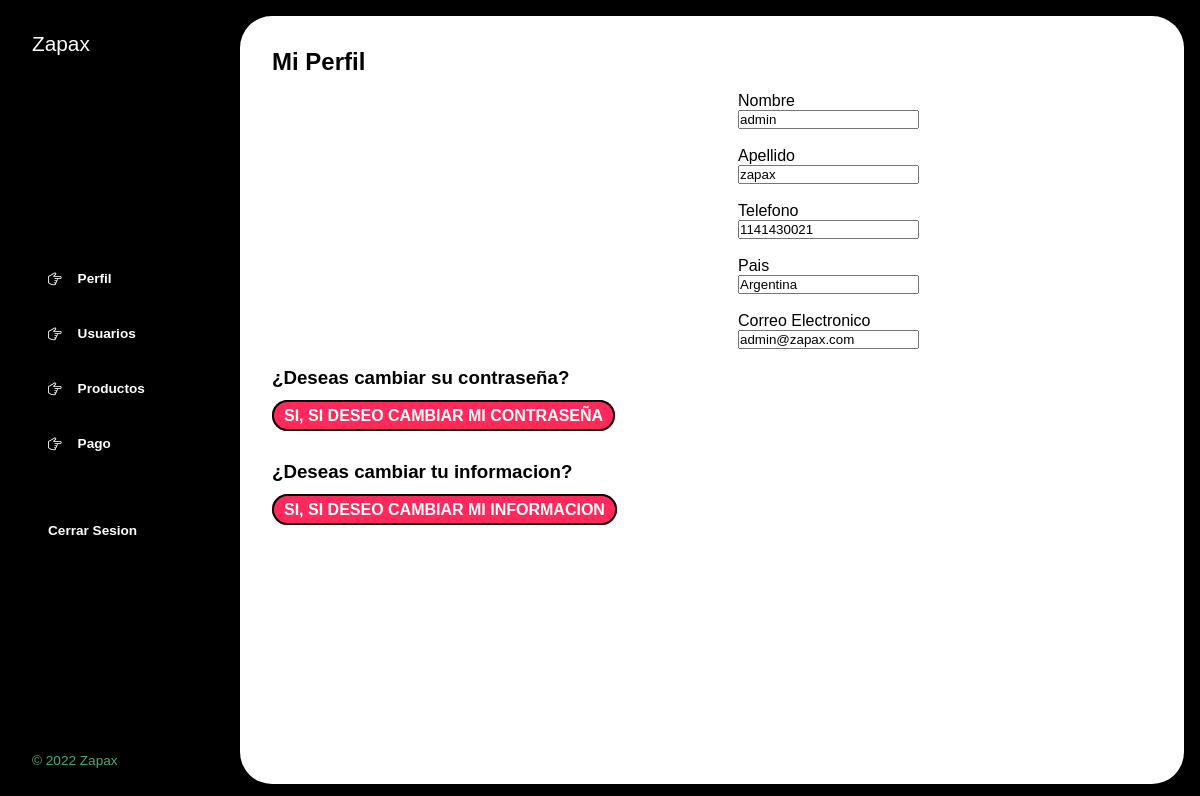
/config/administrador/index.php (signed in), run on the app's committed database.
### tables this page shows
CREATE TABLE `usuarios` (
  `id_usuario` smallint(6) NOT NULL,
  `imagen_usuario` varchar(200) NOT NULL,
  `nombre_usuario` varchar(20) NOT NULL,
  `apellido_usuario` varchar(20) NOT NULL,
  `tarjeta_usuario` varchar(16) NOT NULL,
  `email_usuario` varchar(100) NOT NULL,
  `contraseña_usuario` varchar(100) NOT NULL,
  `pais_usuario` varchar(50) NOT NULL,
  `telefono_usuario` int(50) NOT NULL,
  `tipo_usuario` int(15) NOT NULL
);

### config/verificarIdentidad.php (called while the page is built, shortened)
<?php
    require_once "database/database.php";
    $sql_fetch_todos = "SELECT * FROM usuarios WHERE email_usuario ='".$_SESSION['email_usuario']."'";
    $datosUsuario = mysqli_query($conexion, $sql_fetch_todos);
        if($usuario =  mysqli_fetch_array($datosUsuario)){
        $idUsuario = $usuario['id_usuario'];
        $imagenUsuario = $usuario['imagen_usuario'];
        $nombreUsuario = $usuario['nombre_usuario'];
        $apellidoUsuario = $usuario['apellido_usuario'];
        $telefonoUsuario = $usuario['telefono_usuario'];
        $paisUsuario = $usuario['pais_usuario'];
        $emailUsuario = $usuario['email_usuario'];
        $contraseñaUsuario = $usuario['contraseña_usuario'];
        }
?>

### config/administrador/index.php (the view, shortened to what this page needs)
<?php
    include 'header.php';
?>
        <main>
            <h2 class="titulo-principal" id="titulo-principal">Mi Perfil</h2>
            <div id="contenedor-productos" class="contenedor-productos">
                <form id="perfil" action="editarPerfil.php" method="post">
                    <div class="datos-perfil">
                        <div class="perfil-2">
                            <div class="perfil-text">
                                <label class="label-predeterminado" for="exampleUsuario">Nombre</label><br>
                                <input class="input-predeterminado" type="text" name="nombre_usuario" id="" value="<?php echo $nombreUsuario?>" readonly>
                                <br>
                                <br>
                                <label class="label-predeterminado" for="exampleUsuario">Apellido</label><br>
                                <input class="input-predeterminado" type="text" name="apellido_usuario" id="" value="<?php echo $apellidoUsuario?>" readonly>
                            </div><br>
                            <div class="perfil-contacto">
                                <label class="label-predeterminado" for="exampleUsuario">Telefono</label><br>
                                <input class="input-predeterminado" type="text" name="telefono_usuario" value="<?php echo $telefonoUsuario?>" readonly>
                                <br>
                                <br>
                                <label class="label-predeterminado" for="exampleUsuario">Pais</label><br>
                                <input class="input-predeterminado" type="text" name="pais_usuario" value="<?php echo $paisUsuario?>" readonly>
                            </div>
                            <br>
                            <div class="perfil-correo">
                                <label class="label-predeterminado" for="exampleUsuario">Correo Electronico</label><br>
                                <input class="input-predeterminado" type="text" name="email_usuario" value="<?php echo $emailUsuario?>" readonly>
                                <br><br>
                            </div>
                        </div>
                    </div>
                    <div class="opciones">
                        <div>
                            <h3>¿Deseas cambiar su contraseña?</h3>
                            <br>
                            <a class="btn-rojo" href="editarPerfil.php?id_usuario=<?php echo $idUsuario?>&imagen_usuario=<?php echo $imagenUsuario ?>&nombre_usuario=<?php echo $nombreUsuario ?>&apellido_usuario=<?php echo $apellidoUsuario?>&telefono_usuario=<?php echo $telefonoUsuario ?>&pais_usuario=<?php echo $paisUsuario?>&email_usuario=<?php echo $emailUsuario ?>&contraseña_usuario=<?php echo $contraseñaUsuario?>" role="button">SI, SI DESEO CAMBIAR MI CONTRASEÑA</a>
                        </div>
                        <br><br>
                        <div>
                            <h3>¿Deseas cambiar tu informacion?</h3>
                            <br>
                            <a class="btn-rojo" href="editarPerfil.php?id_usuario=<?php echo $idUsuario?>&imagen_usuario=<?php echo $imagenUsuario ?>&nombre_usuario=<?php echo $nombreUsuario ?>&apellido_usuario=<?php echo $apellidoUsuario?>&telefono_usuario=<?php echo $telefonoUsuario ?>&pais_usuario=<?php echo $paisUsuario?>&email_usuario=<?php echo $emailUsuario ?>&contraseña_usuario=<?php echo $contraseñaUsuario?>" role="button">SI, SI DESEO CAMBIAR MI INFORMACION</a>
                        </div>
                    </div>
                </form>
            </div>
        </main>
    </div>
</body>
</html>

### config/administrador/style.css (style rules this page uses)
* { margin: 0; padding: 0; box-sizing: border-box; font-family: 'Rubik', sans-serif; }
h1, h2, h3, h4, h5, h6, p, input, textarea, ul { margin: 0; padding: 0; }
a { text-decoration: none; }
main { background-color: var(--color-blanco); margin: 1rem; margin-left: 0; border-radius: 2rem; padding: 2rem; overflow-y: scroll; }
.titulo-principal { color: var(--color-negro); margin-bottom: 1rem; }
.contenedor-productos { display: grid; gap: 1rem; }
.btn-rojo { padding: 5px 10px; font-weight: 900; border: 2px solid #000; }
#perfil .datos-perfil { display: flex; justify-content: space-evenly; align-items: center; }

### css/predeterminado.css (style rules this page uses)
* { padding: 0; margin: 0; box-sizing: border-box; text-decoration: none; list-style-type: none; font-family: 'Montserrat', sans-serif; }
:root { --color-verdeOscuro: #026d2e; --color-verdeClaro: #47ac71; --color-rojoOscuro: #950000; --color-rojoClaro: #ff2a5b; --color-negro: #000; --color-negroClaro: #111; --color-blanco: #fff; }
html { scroll-behavior: smooth; }
* .btn-rojo { color: #fff; background-color: var(--color-rojoClaro); border-radius: 20px; }

### data on the page
usuarios: nombre_usuario "admin", apellido_usuario "zapax", telefono_usuario "1141430021", pais_usuario "Argentina", email_usuario "admin@zapax.com"
